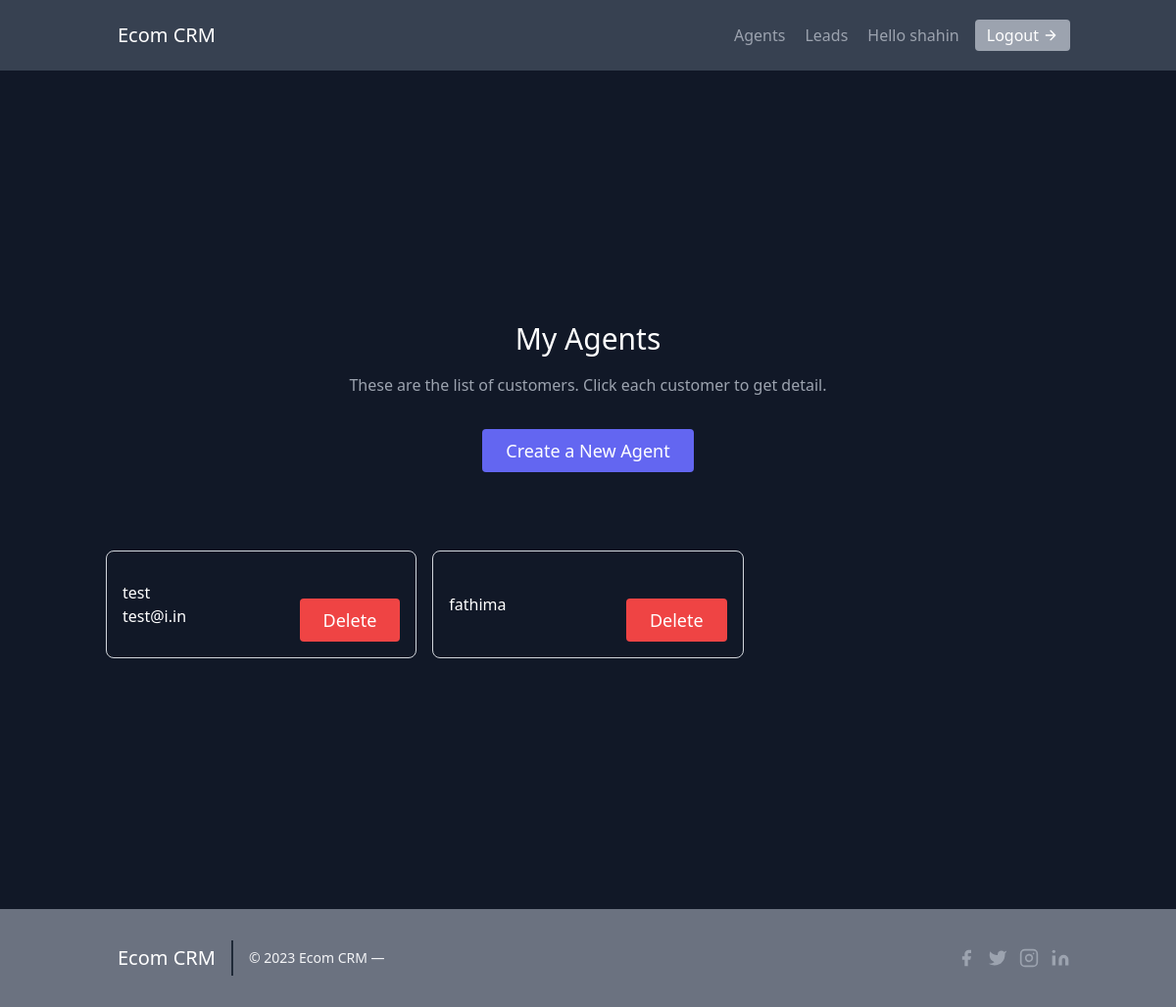
/agents/ (signed in), run on an earlier commit of the app's database.
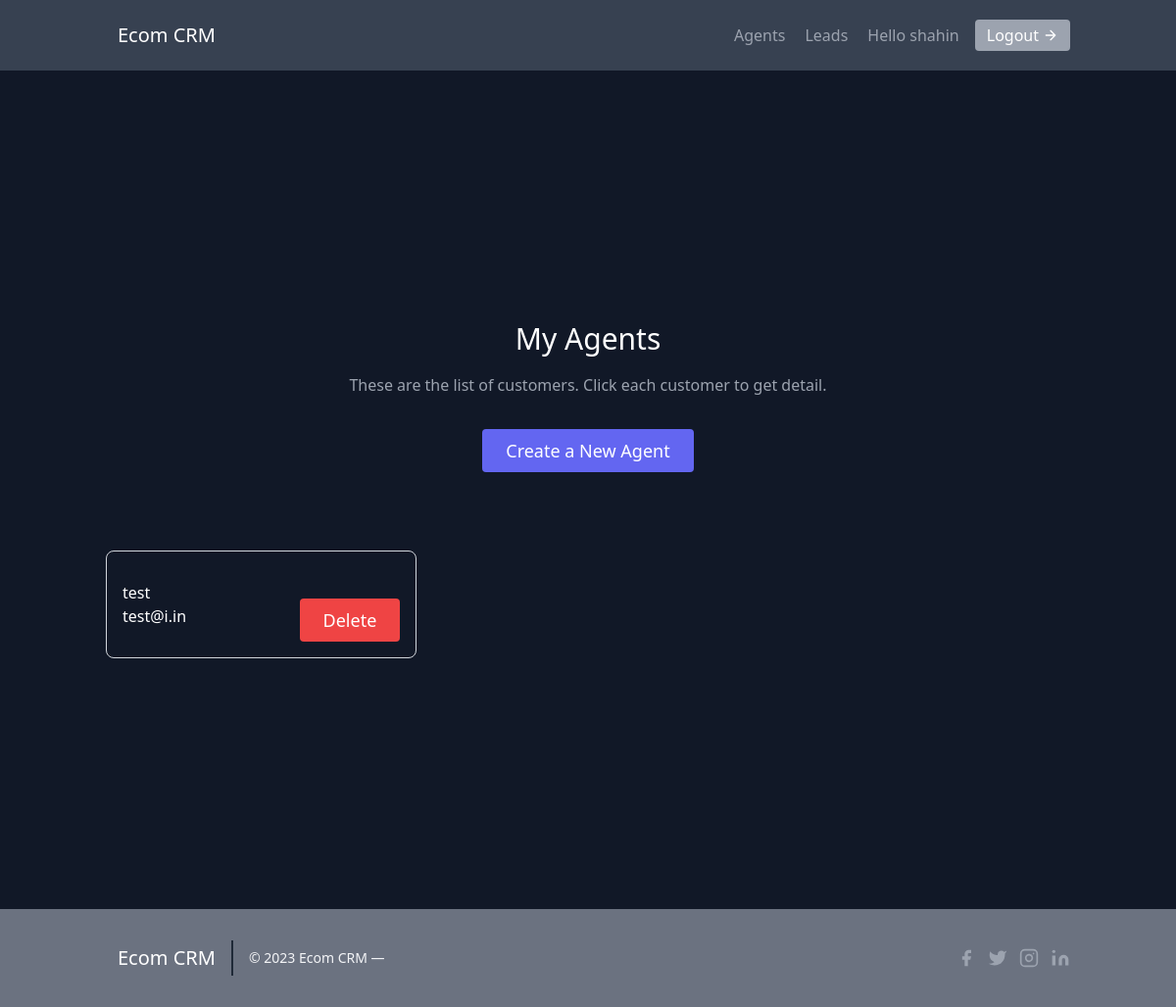
And on a later commit of the database.
### leads/models.py (models this page shows, shortened)
class Agent(models.Model):
    user = models.OneToOneField(User, on_delete=models.CASCADE)
    organisation = models.ForeignKey(UserProfile, on_delete=models.CASCADE, default=1)

class User(AbstractUser):
    is_organiser = models.BooleanField(default=True)
    is_agent = models.BooleanField(default=False )

### agents/views.py (the view)
# urls.py: path('', AgentListView.as_view(), name='agent-list'),
class AgentListView(OrganiserAndLoginRequiredMixin, ListView):
    template_name = 'agents/agent_list.html'
    context_object_name = 'agents'
    def get_queryset(self):
        organisation = self.request.user.userprofile
        return Agent.objects.filter(organisation = organisation)

### agents/mixins.py (called while the page is built)
    def dispatch(self, request, *args, **kwargs):
        if not request.user.is_authenticated or not request.user.is_organiser:
            return redirect('/leads/')
        return super().dispatch(request, *args, **kwargs)

### templates/agents/agent_list.html (shortened to what this page needs)
{% extends "../base.html" %}
    {% block content %}
    <section class="text-gray-400 bg-gray-900 body-font pt-40 pb-40">
        <div class="container px-5 py-24 mx-auto">
          <div class="flex flex-col justify-center items-center text-center w-full mb-20">
            <h1 class="sm:text-3xl text-2xl font-medium title-font mb-4 text-white">My Agents</h1>
            <p class="lg:w-2/3 mx-auto leading-relaxed text-base">These are the list of customers. Click each customer to get detail.</p>
            <button class="text-white bg-indigo-500 border-0 py-2 px-6 mt-8 focus:outline-none hover:bg-gray-700 hover:text-white rounded text-lg transition-all">
                <a href="{% url 'agents:agent-create' %}">
                    Create a New Agent
                </a>
            </button>
          </div>
          <div class="flex flex-wrap -m-2">
            {% for agent in agents %}
            <a href="{% url 'agents:agent-detail' agent.pk %}">
              <div class="p-2 lg:w-1/3 md:w-1/2 w-full">
                <div class="h-full flex items-center justify-between border-gray-300 border p-4 rounded-lg group hover:bg-white cursor-pointer transition-all">
                    <div class="flex-grow ">
                        <h2 class="text-white group-hover:text-black title-font font-medium">{{agent.user.username}}</h2>
                        <p class="text-white group-hover:text-black title-font font-medium">{{agent.user.email}}</p>
                    </div>
                    <div class="text-white bg-red-500 border-0 py-2 px-6 mt-8 focus:outline-none hover:bg-gray-700 hover:text-white rounded text-lg transition-all">
                        <a href="{% url 'agents:agent-delete' agent.pk %}">
                            Delete
                        </a>
                    </div>
                </div>
              </div>
            </a>
            {% endfor %}
          </div>
        </div>
      </section>
    {% endblock content %}

What changed in the data, as far as the page shows it:
removed Agent: user.username "fathima"
